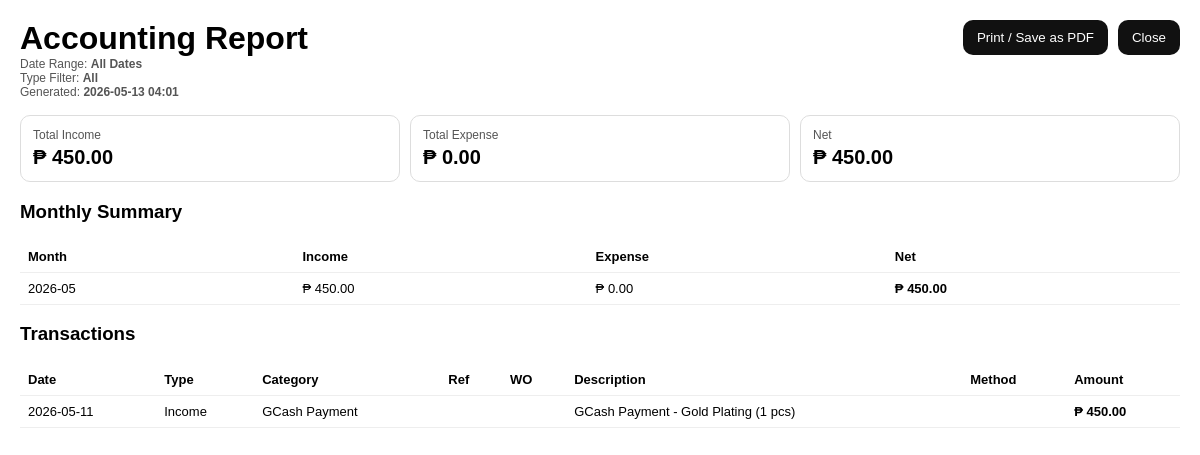
Screenshot of /accounting_report.php (signed in) with the database file from the repository.
### tables this page shows
CREATE TABLE `accounting_transactions` (
  `id` int(11) NOT NULL,
  `txn_date` date NOT NULL,
  `type` enum('Income','Expense') NOT NULL,
  `category` varchar(80) NOT NULL,
  `reference_no` varchar(50) DEFAULT NULL,
  `wo_id` int(11) DEFAULT NULL,
  `description` varchar(255) DEFAULT NULL,
  `payment_method` varchar(40) DEFAULT NULL,
  `amount` decimal(12,2) NOT NULL DEFAULT 0.00,
  `created_at` datetime DEFAULT current_timestamp()
);

### accounting_report.php (the view, shortened to what this page needs)
<?php
require_once 'config.php';
$ftype = $_GET['ftype'] ?? 'All';
$where = [];
$params = [];
$whereSql = count($where) ? ("WHERE " . implode(" AND ", $where)) : "";
$stmt = $conn->prepare("
  SELECT
    COALESCE(SUM(CASE WHEN type='Income' THEN amount ELSE 0 END),0) AS total_income,
    COALESCE(SUM(CASE WHEN type='Expense' THEN amount ELSE 0 END),0) AS total_expense
  FROM accounting_transactions
  $whereSql
");
$stmt->execute($params);
$sum = $stmt->fetch();
$total_income = (float)$sum['total_income'];
$total_expense = (float)$sum['total_expense'];
$net = $total_income - $total_expense;
$stmt = $conn->prepare("
  SELECT
    DATE_FORMAT(txn_date, '%Y-%m') AS ym,
    COALESCE(SUM(CASE WHEN type='Income' THEN amount ELSE 0 END),0) AS income,
    COALESCE(SUM(CASE WHEN type='Expense' THEN amount ELSE 0 END),0) AS expense
  FROM accounting_transactions
  $whereSql
  GROUP BY ym
  ORDER BY ym DESC
");
$stmt->execute($params);
$monthly = $stmt->fetchAll();
$stmt = $conn->prepare("
  SELECT *
  FROM accounting_transactions
  $whereSql
  ORDER BY txn_date DESC, id DESC
");
$stmt->execute($params);
$rows = $stmt->fetchAll();
$rangeLabel = "All Dates";
?>
<!DOCTYPE html>
<html>
<head>
</head>
<body>
<div class="header">
  <div>
    <h1>Accounting Report</h1>
    <div class="small">Date Range: <b><?= htmlspecialchars($rangeLabel) ?></b></div>
    <div class="small">Type Filter: <b><?= htmlspecialchars($ftype) ?></b></div>
    <div class="small">Generated: <b><?= date('Y-m-d H:i') ?></b></div>
  </div>
  <div class="btns">
    <button onclick="window.print()">Print / Save as PDF</button>
    <button onclick="window.close()">Close</button>
  </div>
</div>
<div class="boxes">
  <div class="box">
    <div class="small">Total Income</div>
    <div class="val">₱ <?= number_format($total_income, 2) ?></div>
  </div>
  <div class="box">
    <div class="small">Total Expense</div>
    <div class="val">₱ <?= number_format($total_expense, 2) ?></div>
  </div>
  <div class="box">
    <div class="small">Net</div>
    <div class="val">₱ <?= number_format($net, 2) ?></div>
  </div>
</div>
<h3>Monthly Summary</h3>
<table>
  <thead>
    <tr>
      <th>Month</th>
      <th>Income</th>
      <th>Expense</th>
      <th>Net</th>
    </tr>
  </thead>
  <tbody>
    <?php foreach($monthly as $m): ?>
      <?php $mnet = (float)$m['income'] - (float)$m['expense']; ?>
      <tr>
        <td><?= htmlspecialchars($m['ym']) ?></td>
        <td>₱ <?= number_format((float)$m['income'], 2) ?></td>
        <td>₱ <?= number_format((float)$m['expense'], 2) ?></td>
        <td><b>₱ <?= number_format($mnet, 2) ?></b></td>
      </tr>
    <?php endforeach; ?>
  </tbody>
</table>
<h3 style="margin-top:18px;">Transactions</h3>
<table>
  <thead>
    <tr>
      <th>Date</th>
      <th>Type</th>
      <th>Category</th>
      <th>Ref</th>
      <th>WO</th>
      <th>Description</th>
      <th>Method</th>
      <th>Amount</th>
    </tr>
  </thead>
  <tbody>
    <?php foreach($rows as $r): ?>
      <tr>
        <td><?= htmlspecialchars($r['txn_date']) ?></td>
        <td><?= htmlspecialchars($r['type']) ?></td>
        <td><?= htmlspecialchars($r['category']) ?></td>
        <td><?= htmlspecialchars($r['reference_no'] ?? '') ?></td>
        <td><?= $r['wo_id'] ? 'WO '.$r['wo_id'] : '' ?></td>
        <td><?= htmlspecialchars($r['description'] ?? '') ?></td>
        <td><?= htmlspecialchars($r['payment_method'] ?? '') ?></td>
        <td><b>₱ <?= number_format((float)$r['amount'], 2) ?></b></td>
      </tr>
    <?php endforeach; ?>
  </tbody>
</table>
</body>
</html>

### accounting_report.php (style rules this page uses)
body { font-family: Arial, sans-serif; margin:20px; }
.header { display:flex; justify-content:space-between; align-items:flex-start; gap:20px; }
h1 { margin:0; }
.small { color:#555; font-size:12px; }
.boxes { display:grid; grid-template-columns: repeat(3, 1fr); gap:10px; margin:16px 0; }
.box { border:1px solid #ddd; border-radius:10px; padding:12px; }
.val { font-size:20px; font-weight:700; margin-top:4px; }
table { width:100%; border-collapse:collapse; margin-top:10px; }
th,td { padding:8px; border-bottom:1px solid #eee; text-align:left; font-size:13px; }
.btns { display:flex; gap:10px; }
button { padding:10px 14px; border-radius:10px; border:none; background:#111; color:#fff; cursor:pointer; }

### rows the page displays
accounting_transactions: txn_date "2026-05-11", type "Income", category "GCash Payment", description "GCash Payment - Gold Plating (1 pcs)", amount "450.00"

### other values shown
$rangeLabel "All Dates"
$ftype "All"
$total_income "450.00"
$total_expense "0.00"
$net "450.00"
$m['ym'] "2026-05"
$m['income'] "450.00"
$m['expense'] "0.00"
$mnet "450.00"
